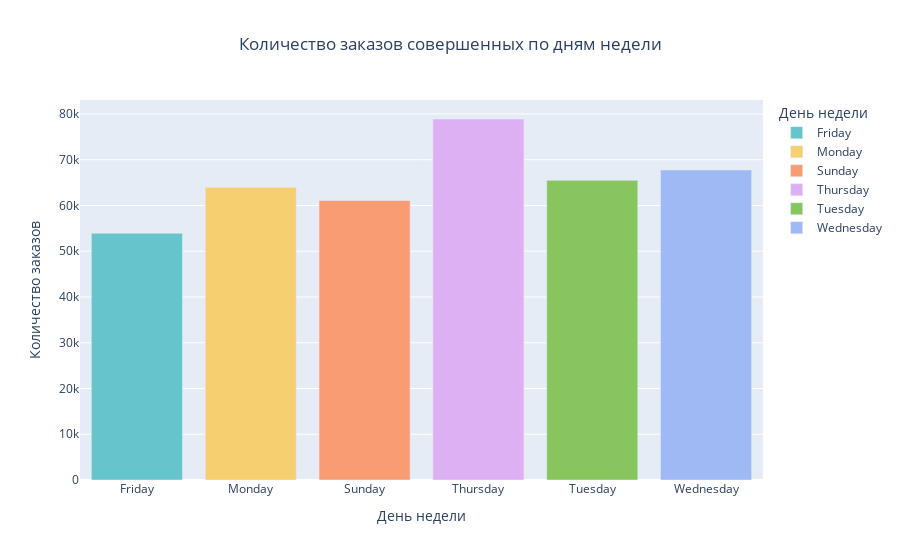

Notebook code cell kept with this figure:
### Markdown cell above
Построим визуализацию количества заказов для каждого дня недели.

### Code cell
bar_data = df.groupby(by='day')['InvoiceNo'].count().reset_index()

fig = px.bar(bar_data,
            x='day',
            y='InvoiceNo',
            title='Количество заказов совершенных по дням недели',
            labels={
                'day': 'День недели',
                'InvoiceNo':'Количество заказов'
            },
            color='day',
            color_discrete_sequence=px.colors.qualitative.Pastel
            )
fig.update_layout(title_x=0.5)
fig.show()

### Figure 1 — Plotly figure (JSON) as saved in the notebook; plotly's stock layout.template omitted (floating-point values rounded to 4 significant figures)
{"data": [{"alignmentgroup": "True", "hovertemplate": "День недели=%{x}<br>Количество заказов=%{y}<extra></extra>", "legendgroup": "Friday", "marker": {"color": "rgb(102, 197, 204)", "pattern": {"shape": ""}}, "name": "Friday", "offsetgroup": "Friday", "orientation": "v", "showlegend": true, "textposition": "auto", "type": "bar", "x": ["Friday"], "xaxis": "x", "y": [53939], "yaxis": "y"}, {"alignmentgroup": "True", "hovertemplate": "День недели=%{x}<br>Количество заказов=%{y}<extra></extra>", "legendgroup": "Monday", "marker": {"color": "rgb(246, 207, 113)", "pattern": {"shape": ""}}, "name": "Monday", "offsetgroup": "Monday", "orientation": "v", "showlegend": true, "textposition": "auto", "type": "bar", "x": ["Monday"], "xaxis": "x", "y": [63963], "yaxis": "y"}, {"alignmentgroup": "True", "hovertemplate": "День недели=%{x}<br>Количество заказов=%{y}<extra></extra>", "legendgroup": "Sunday", "marker": {"color": "rgb(248, 156, 116)", "pattern": {"shape": ""}}, "name": "Sunday", "offsetgroup": "Sunday", "orientation": "v", "showlegend": true, "textposition": "auto", "type": "bar", "x": ["Sunday"], "xaxis": "x", "y": [61084], "yaxis": "y"}, {"alignmentgroup": "True", "hovertemplate": "День недели=%{x}<br>Количество заказов=%{y}<extra></extra>", "legendgroup": "Thursday", "marker": {"color": "rgb(220, 176, 242)", "pattern": {"shape": ""}}, "name": "Thursday", "offsetgroup": "Thursday", "orientation": "v", "showlegend": true, "textposition": "auto", "type": "bar", "x": ["Thursday"], "xaxis": "x", "y": [78904], "yaxis": "y"}, {"alignmentgroup": "True", "hovertemplate": "День недели=%{x}<br>Количество заказов=%{y}<extra></extra>", "legendgroup": "Tuesday", "marker": {"color": "rgb(135, 197, 95)", "pattern": {"shape": ""}}, "name": "Tuesday", "offsetgroup": "Tuesday", "orientation": "v", "showlegend": true, "textposition": "auto", "type": "bar", "x": ["Tuesday"], "xaxis": "x", "y": [65491], "yaxis": "y"}, {"alignmentgroup": "True", "hovertemplate": "День недели=%{x}<br>Количество заказов=%{y}<extra></extra>", "legendgroup": "Wednesday", "marker": {"color": "rgb(158, 185, 243)", "pattern": {"shape": ""}}, "name": "Wednesday", "offsetgroup": "Wednesday", "orientation": "v", "showlegend": true, "textposition": "auto", "type": "bar", "x": ["Wednesday"], "xaxis": "x", "y": [67769], "yaxis": "y"}], "layout": {"barmode": "relative", "legend": {"title": {"text": "День недели"}, "tracegroupgap": 0}, "title": {"text": "Количество заказов совершенных по дням недели", "x": 0.5}, "xaxis": {"anchor": "y", "categoryarray": ["Friday", "Monday", "Sunday", "Thursday", "Tuesday", "Wednesday"], "categoryorder": "array", "domain": [0, 1], "title": {"text": "День недели"}}, "yaxis": {"anchor": "x", "domain": [0, 1], "title": {"text": "Количество заказов"}}}}
